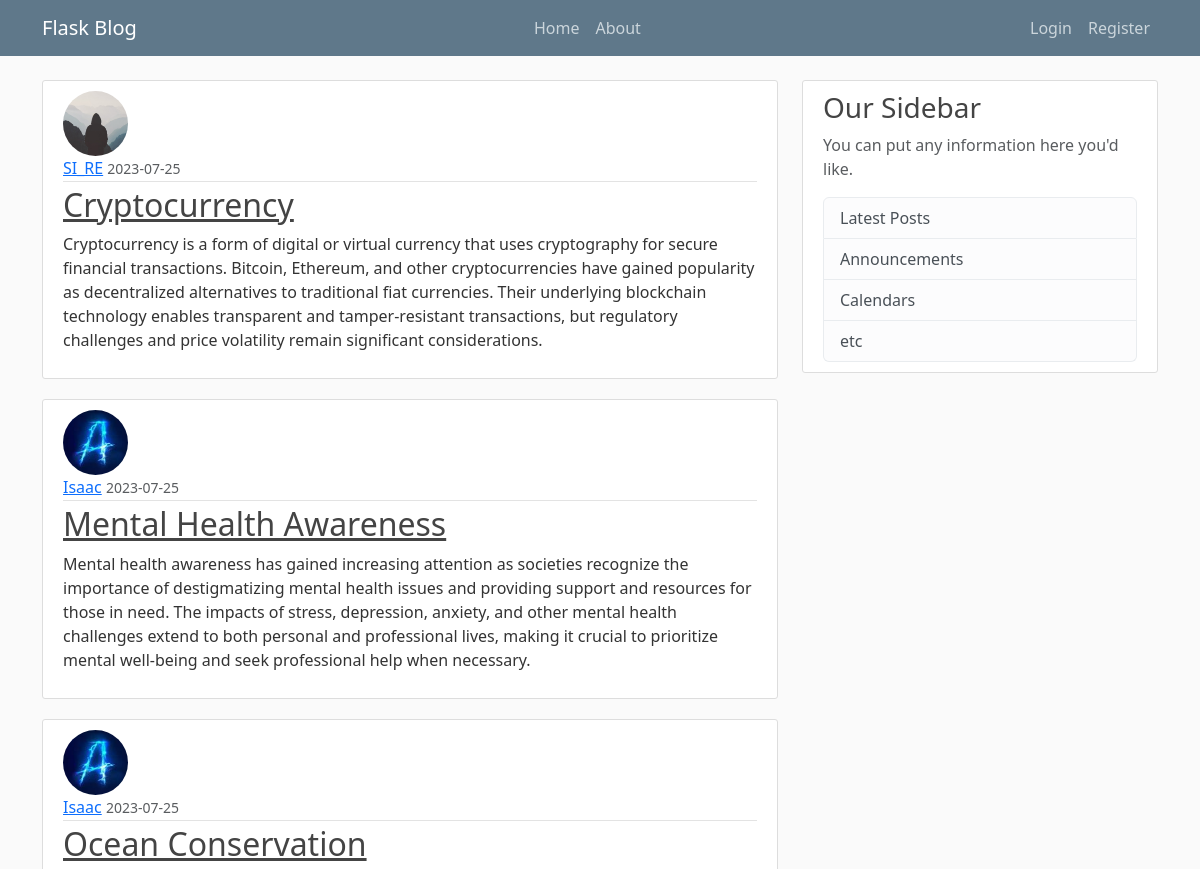
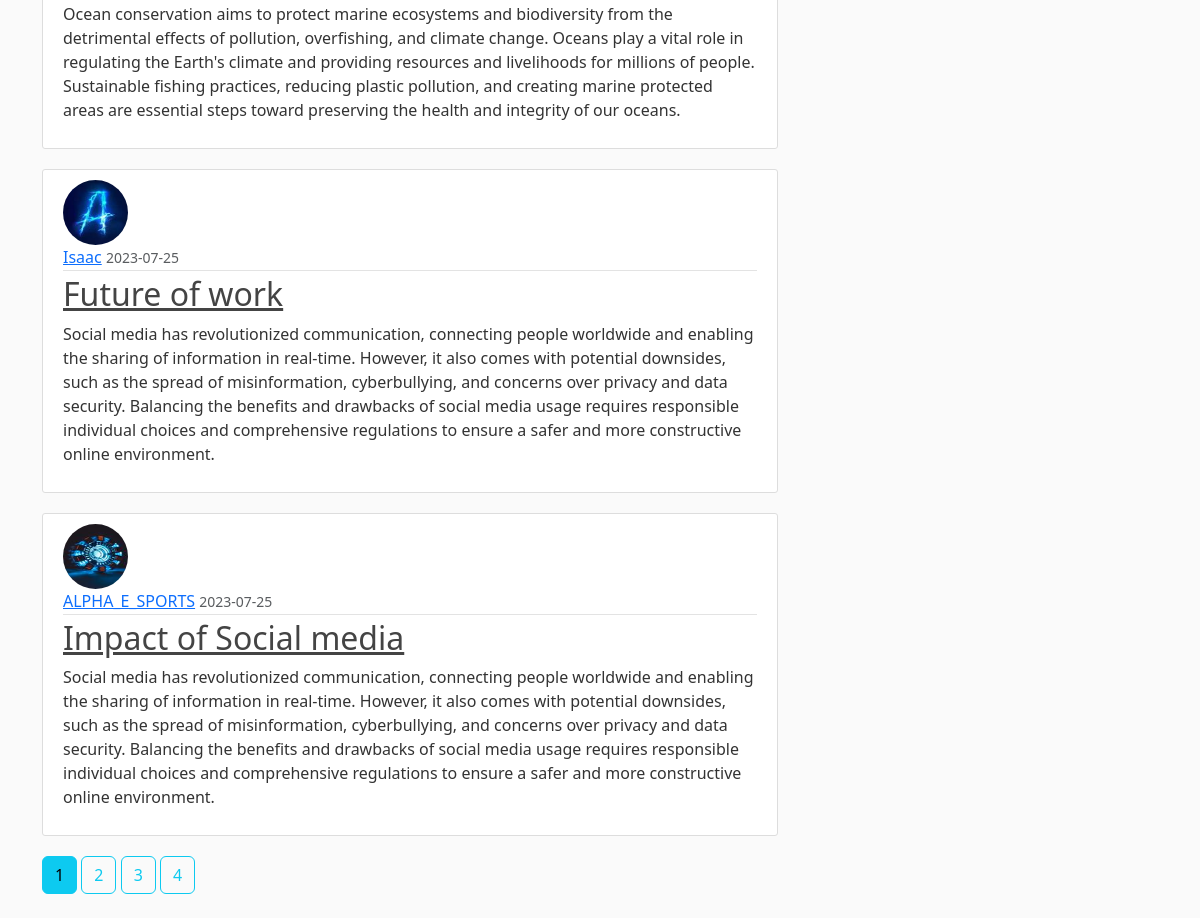
The page /home on the database its author committed (2 pictures, top to bottom).
### FlaskBlog/models.py (models this page shows, shortened)
class Post(db.Model):
    id = db.Column(db.Integer, primary_key=True)
    title = db.Column(db.String(100), nullable=False)
    date_posted = db.Column(db.DateTime, nullable=False, default=datetime.utcnow)
    content = db.Column(db.Text, nullable=False)
    user_id = db.Column(db.Integer, db.ForeignKey('user.id'), nullable=False)

class User(db.Model, UserMixin):
    id = db.Column(db.Integer, primary_key=True)
    username = db.Column(db.String(20), unique=True, nullable=False)
    email = db.Column(db.String(120), unique=True, nullable=False)
    image_file = db.Column(db.String(20), nullable=False, default='default.jpg')
    password = db.Column(db.String(60), nullable=False)
    posts = db.relationship('Post', backref='author', lazy=True)

### FlaskBlog/routes.py (the view)
@app.route("/")
@app.route("/home")
def home():
    page = request.args.get('page', 1, type=int)
    posts = Post.query.order_by(Post.date_posted.desc()).paginate(page=page, per_page=5)
    return render_template('home.html', posts=posts)

### FlaskBlog/templates/home.html
{% extends "layout.html" %}
{% block content %}
    {% for post in posts.items %}
        <article class="media content-section">
          <img class="rounded-circle article-img" src="{{ url_for('static', filename='profile_pic/' + post.author.image_file) }}">
          <div class="media-body">
            <div class="article-metadata">
              <a class="mr-2" href="{{ url_for('user_posts', username=post.author.username) }}">{{ post.author.username }}</a>
              <small class="text-muted">{{ post.date_posted.strftime('%Y-%m-%d') }}</small>
            </div>
            <h2><a class="article-title" href="{{ url_for('post', post_id=post.id) }}">{{ post.title }}</a></h2>
            <p class="article-content">{{ post.content }}</p>
          </div>
        </article>
    {% endfor %}
    {% for page_num in posts.iter_pages(left_edge=1, right_edge=1, left_current=1, right_current=2) %}
      {% if page_num %}
        {% if posts.page == page_num %}
          <a class="btn btn-info mb-4" href="{{ url_for('home', page=page_num) }}">{{ page_num }}</a>
        {% else %}
          <a class="btn btn-outline-info mb-4" href="{{ url_for('home', page=page_num) }}">{{ page_num }}</a>
        {% endif %}
      {% else %}
        ...
      {% endif %}
    {% endfor %}
{% endblock content %}

### FlaskBlog/static/main.css (style rules this page uses)
body { background: #fafafa; color: #333333; margin-top: 5rem; }
h1, h2, h3, h4, h5, h6 { color: #444444; }
.content-section { background: #ffffff; padding: 10px 20px; border: 1px solid #dddddd; border-radius: 3px; margin-bottom: 20px; }
.article-title { color: #444444; }
.article-content { white-space: pre-line; }
.article-img { height: 65px; width: 65px; margin-right: 16px; }
.article-metadata { padding-bottom: 1px; margin-bottom: 4px; border-bottom: 1px solid #e3e3e3 }

### rows shown on the page
Post: image_file (placeholder picture), author.username "SI_RE", date_posted "2023-07-25", title "Cryptocurrency", content "Cryptocurrency is a form of digital or virtual currency that uses cryptography for secure financial transactions. Bitcoin, Ethereum, and other cryptocurrencies have gained popularity as decentralized alternatives to traditional fiat currencies. Their underlying blockchain technology enables transparent and tamper-resistant transactions, but regulatory challenges and price volatility remain significant considerations."
Post: image_file (picture), author.username "Isaac", date_posted "2023-07-25", title "Mental Health Awareness", content "Mental health awareness has gained increasing attention as societies recognize the importance of destigmatizing mental health issues and providing support and resources for those in need. The impacts of stress, depression, anxiety, and other mental health challenges extend to both personal and professional lives, making it crucial to prioritize mental well-being and seek professional help when necessary."
Post: image_file (picture), author.username "Isaac", date_posted "2023-07-25", title "Ocean Conservation", content "Ocean conservation aims to protect marine ecosystems and biodiversity from the detrimental effects of pollution, overfishing, and climate change. Oceans play a vital role in regulating the Earth's climate and providing resources and livelihoods for millions of people. Sustainable fishing practices, reducing plastic pollution, and creating marine protected areas are essential steps toward preserving the health and integrity of our oceans."
Post: image_file (picture), author.username "Isaac", date_posted "2023-07-25", title "Future of work", content "Social media has revolutionized communication, connecting people worldwide and enabling the sharing of information in real-time. However, it also comes with potential downsides, such as the spread of misinformation, cyberbullying, and concerns over privacy and data security. Balancing the benefits and drawbacks of social media usage requires responsible individual choices and comprehensive regulations to ensure a safer and more constructive online environment."
Post: image_file (picture), author.username "ALPHA_E_SPORTS", date_posted "2023-07-25", title "Impact of Social media", content "Social media has revolutionized communication, connecting people worldwide and enabling the sharing of information in real-time. However, it also comes with potential downsides, such as the spread of misinformation, cyberbullying, and concerns over privacy and data security. Balancing the benefits and drawbacks of social media usage requires responsible individual choices and comprehensive regulations to ensure a safer and more constructive online environment."

### other values the page prints
{{ page_num }} "1"
{{ page_num }} "2" "3" "4"
